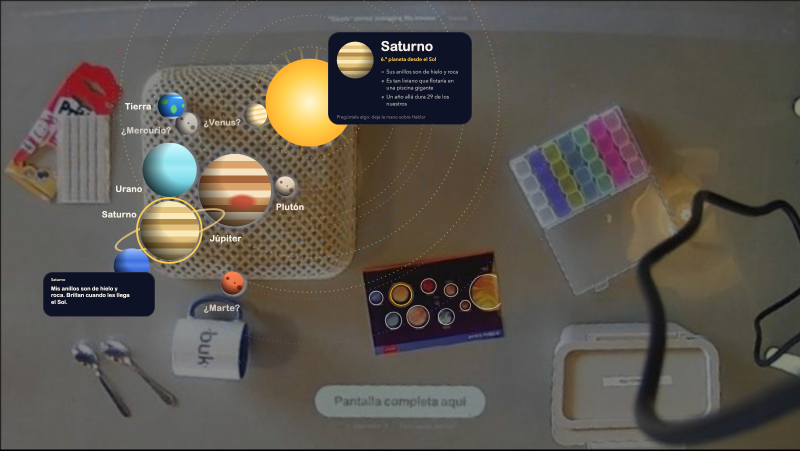
#> input picture escenas/sistema-solar/maqueta-sistema-solar.png, 1600 x 901 px (shown at 1/2 size)
$ python -i cuerpos.py   (imports and definitions only)
#> lines starting #> are read from the running program, lines starting #| are printed output that depends on the picture; after the words box and inside, x2 and y2 are one past the last pixel; in counts of white or black regions, pixels touching at a corner belong together
#> further down, picture is the input picture: shape (901, 1600, 3); mean B, G, R 79.2, 86.8, 92.4
"""Bolas de plumavit y engranaje (el Sol) sobre la vista cenital en mm.

Cómo funciona, en una línea por paso:
1. Máscara de blanco liso: claro (L alto en Lab), sin color (croma bajo) y después de una apertura morfológica de
   11 mm, que borra el mimbre del canasto (claro pero delgado) y deja las superficies blancas grandes.
2. Transformada de distancia: el centro de cada disco blanco es un máximo local y su valor es el radio inscrito.
   Sirve aunque las bolas se toquen, porque cada una deja su propio máximo.
3. Para cada candidato se lanzan 180 rayos desde el centro hasta el borde de la máscara:
   - bola: casi todos los rayos miden lo mismo (redondez); el radio y el centro salen de ajustar un círculo al borde;
   - engranaje: el borde es dentado. Con una máscara más fina (apertura de 5 mm) los dientes aparecen como
     rugosidad del perfil de rayos: ~0,05 del radio en el engranaje, ≤ 0,025 en las bolas grandes;
   - lo demás (taza, caja, plasticina, papel) tiene perfiles irregulares y se descarta.

Medido sobre las 4 capturas del 21-nov: 9 de 9 bolas, el engranaje, y nada más.
"""

from __future__ import annotations

import cv2
import numpy as np

from .tipos import Cuerpo

PARAMS = {
    "l_min": 192.0,  # luminancia mínima (Lab, 0..255) para contar como blanco
    "l_sobre_mesa": 30.0,  # o, si la mesa es clara, al menos esto sobre la mediana de la foto
    "croma_max": 16.0,  # el canasto tiene croma ~30, el plumavit < 8
    "apertura_mm": 11,  # más ancho que una hebra de mimbre, más angosto que la bola más chica
    "apertura_fina_mm": 5,  # para ver los dientes del engranaje
    "radio_min_mm": 11.5,  # la bola más chica medida tiene 13 mm de radio; con menos aparecen fantasmas en bordes claros
    "radio_max_mm": 85.0,
    "rayos": 180,
    "redondez_min": 0.75,  # fracción de rayos a ±18 % de la mediana (bolas ≥ 0,79; taza y caja ≤ 0,66)
    "cobertura_min": 0.88,  # fracción del disco (0,85 r) que es blanca
    "contraste_min": 25.0,  # L del interior − percentil 30 de L en el anillo de afuera (bolas ≥ 54, mesa clara ~8)
    "engranaje_radio_min_mm": 28.0,
    "engranaje_rugosidad_min": 0.036,  # mediana de |rayo − rayo suavizado| / r
    # El engranaje con una bola encima pierde redondez (0,46-0,58 en vivo el 21-nov): un candidato grande con menos
    # redondez que una bola solo entra si además es dentado. La taza y la caja no tienen dientes.
    "engranaje_redondez_min": 0.42,
    # Histéresis: cerca de donde estaba el Sol (`sol_previo`) basta con menos evidencia para seguir viéndolo.
    "sol_previo_radio_mm": 45.0,
    "sol_previo_redondez_min": 0.35,
    "sol_previo_rugosidad": 0.75,  # fracción de engranaje_rugosidad_min
}


def mascara_blanca(img_mm: np.ndarray, p: dict = PARAMS, apertura: int | None = None) -> np.ndarray:
    """Blanco liso: la apertura morfológica borra lo claro y delgado (mimbre, letras, bordes)."""
    ap = int(apertura or p["apertura_mm"])
#> ap = 11
    lab = cv2.cvtColor(img_mm, cv2.COLOR_BGR2LAB)
#> lab: shape (901, 1600, 3); mean of channels 0, 1, 2 94.2, 129.5, 133.1
    k = cv2.getStructuringElement(cv2.MORPH_ELLIPSE, (ap, ap))
    lum = cv2.morphologyEx(lab[..., 0], cv2.MORPH_OPEN, k).astype(np.float32)
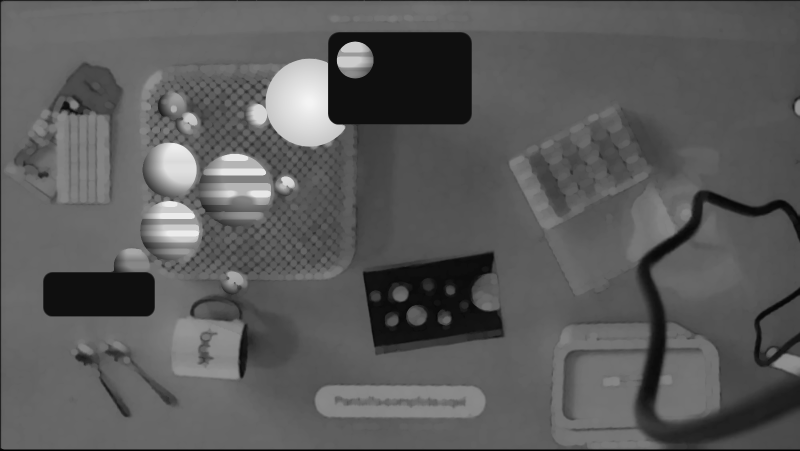
#> lum: shape (901, 1600) float32 (shown at 1/2 size); min 0, max 244, mean 90.8
    croma = np.hypot(lab[..., 1].astype(np.float32) - 128.0, lab[..., 2].astype(np.float32) - 128.0)
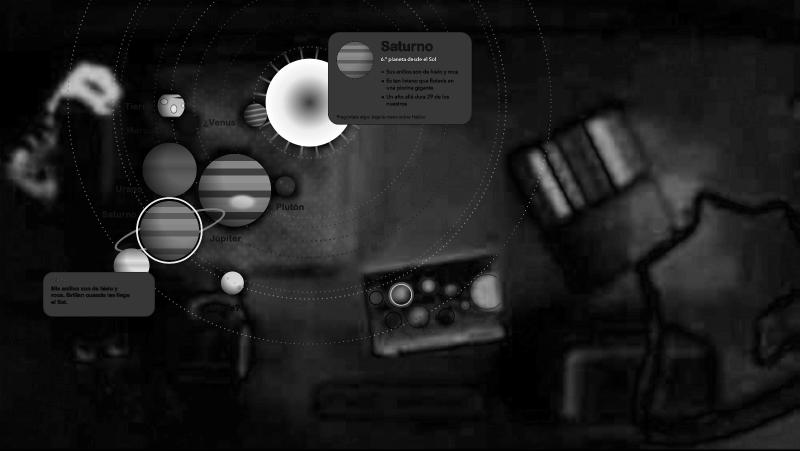
#> croma: shape (901, 1600) float32 (shown at 1/2 size); min 0, max 74.46, mean 9.1; drawn with min black and max white
    croma = cv2.dilate(croma, k)
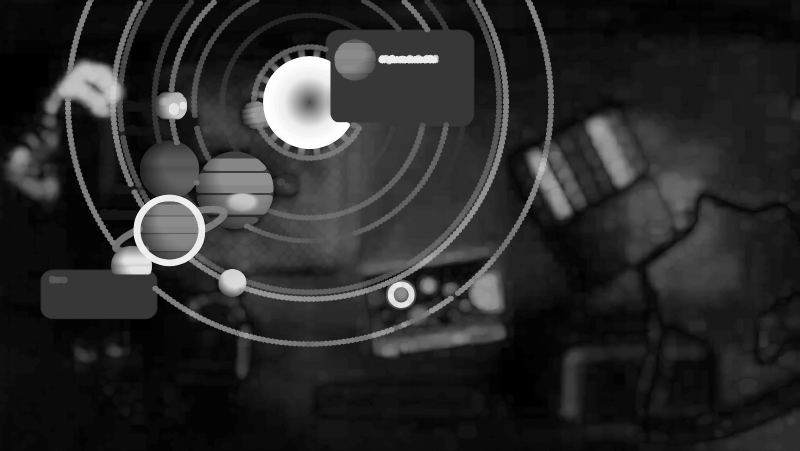
#> croma: shape (901, 1600) float32 (shown at 1/2 size); min 0, max 74.46, mean 12.5; drawn with min black and max white
    umbral = max(p["l_min"], float(np.median(lab[..., 0])) + p["l_sobre_mesa"])
#> umbral = 192
    m = ((lum > umbral) & (croma < p["croma_max"])).astype(np.uint8) * 255
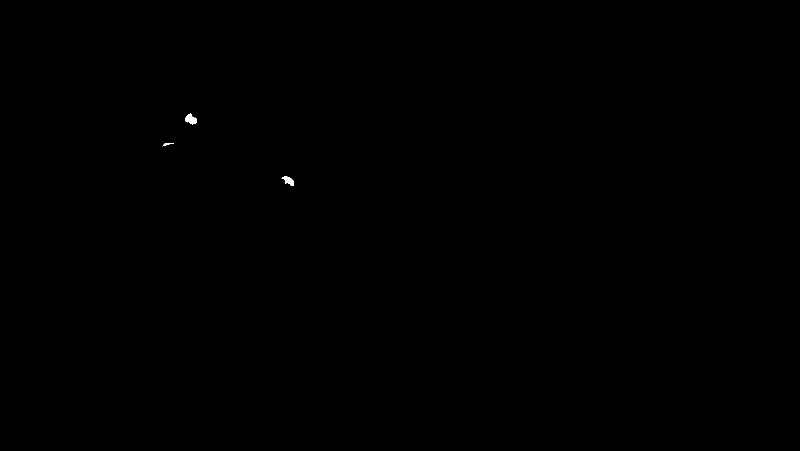
#> m: shape (901, 1600) (shown at 1/2 size); 0.04% white; 3 white regions, box (x1, y1, x2, y2) and area: (370, 227, 394, 249) 329, (563, 353, 588, 372) 257, (325, 286, 348, 293) 62
    m = cv2.morphologyEx(m, cv2.MORPH_OPEN, cv2.getStructuringElement(cv2.MORPH_ELLIPSE, (3, 3)))
#> m: shape (901, 1600); 0.04% white; 3 white regions, box (x1, y1, x2, y2) and area: (370, 227, 394, 249) 327, (564, 353, 588, 372) 253, (326, 286, 340, 292) 48
    m = cv2.morphologyEx(m, cv2.MORPH_CLOSE, cv2.getStructuringElement(cv2.MORPH_ELLIPSE, (5, 5)))
#> m: shape (901, 1600); 0.04% white; 3 white regions
    # Rellena agujeros chicos (brillos o sombras dentro de una bola).
    cnts, _ = cv2.findContours(m, cv2.RETR_CCOMP, cv2.CHAIN_APPROX_SIMPLE)
#> cnts = 3 contours; box (x1, y1, x2, y2) and area: (370, 227, 394, 249) 298, (564, 353, 588, 372) 224, (326, 286, 340, 292) 34
    for c in cnts:
        if cv2.contourArea(c) < 400:
            cv2.drawContours(m, [c], -1, 255, -1)
#> this loop made 3 passes
    return m


# [143 lines left out: functions _rayos, _circulo, _rugosidad, detectar_cuerpos, not called in this run]

>>> import cv2
>>> picture = cv2.imread('../maqueta-sistema-solar.png')
>>> result = mascara_blanca(picture)
